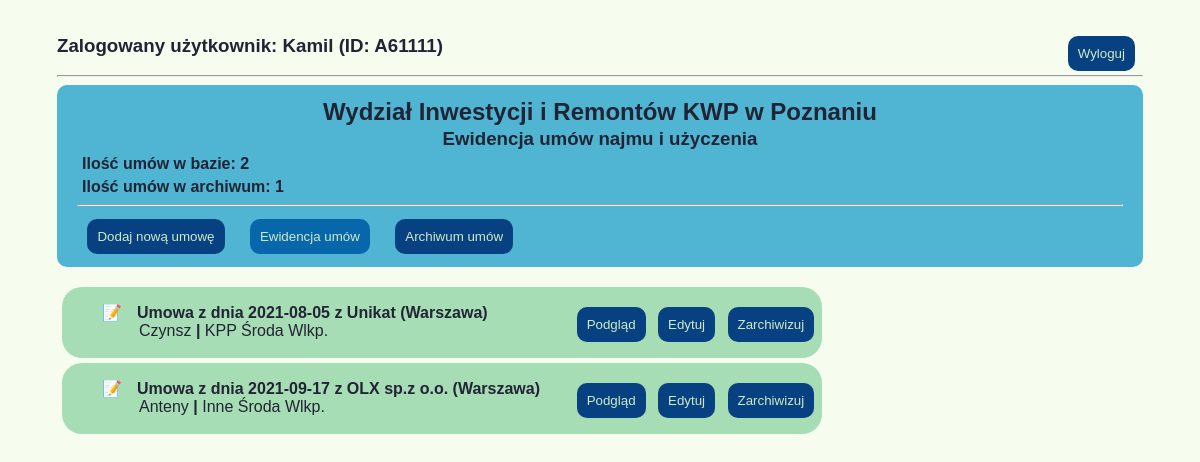
The page /umowy/ewidencja/ (signed in) on the database as committed earlier.
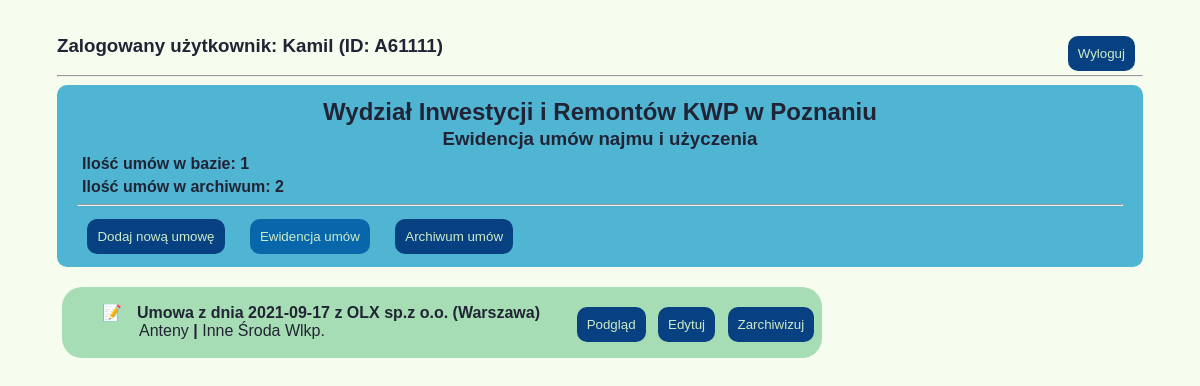
The same page on the database as committed later.
### umowyapp/models.py (models this page shows)
class Umowy(models.Model):
    data_umowy = models.DateField(null=False)
    nr_umowy = models.CharField(max_length=20, null=True, default="BRAK")
    nazwa_uzyczajacego = models.CharField(max_length=30, null=True)
    adres_uzyczajacego = models.CharField(max_length=30, null=True)
    kod_pocztowy_uzyczajacego = models.CharField(max_length=6, null=True)
    miasto_uzyczajacego = models.CharField(max_length=20, null=True)
    okres_obowiazywania = models.DateField(blank=True, default="")
    typ_umowy = models.ForeignKey(Rodzaj_umowy, on_delete=models.CASCADE, null=False)
    pow_uzyczona = models.FloatField(max_length=4, null=True, blank=True)
    rodzaj_kosztow_prad = models.BooleanField()
    informacje_prad = models.TextField(null=True, default="---Niezbędne informacje---")
    rodzaj_kosztow_gaz = models.BooleanField()
    informacje_gaz = models.TextField(null=True, default="---Niezbędne informacje---")
    rodzaj_kosztow_woda = models.BooleanField()
    informacje_woda = models.TextField(null=True, default="---Niezbędne informacje---")
    rodzaj_kosztow_co = models.BooleanField()
    informacje_co = models.TextField(null=True, default="---Niezbędne informacje---")
    powiaty_jedn = models.ForeignKey(Powiaty_Wlkp, on_delete=models.CASCADE)
    rodzaj_jedn = models.ForeignKey(Rodzaje_jednostek, on_delete=models.CASCADE, null=True)
    adres_jedn = models.CharField(max_length=30, null=True)
    miasto_jedn = models.CharField(max_length=20, null=True)
    kod_pocztowy_jedn = models.CharField(max_length=6, null=True)
    skan_umowy = models.FileField(upload_to='umowy_pdf', null=True, blank=True)
    stan_umowy = models.ForeignKey(Stan_umow, on_delete=models.CASCADE, null=True)
    deleted = models.BooleanField(null=False, default=0)
    def __str__(self):
        return self.umowa_z_data()
    def umowa_z_data(self):
        return "Umowa z dnia {} z {} ({})".format(self.data_umowy, self.nazwa_uzyczajacego, self.miasto_uzyczajacego)

class Rodzaj_umowy(models.Model):
    rodz_um = models.CharField(max_length=6, null=True)
    def __str__(self):
        return self.rodzaj_um()
    def rodzaj_um(self):
        return "{}".format(self.rodz_um)

class Rodzaje_jednostek(models.Model):
    rodzaj = models.CharField(max_length=4, null=False)
    def __str__(self):
        return self.rodzaj_jedn()
    def rodzaj_jedn(self):
        return "{}".format(self.rodzaj)

### umowyapp/views.py (the view)
# urls.py: path('ewidencja/', wszystkie_umowy, name="wszystkie_umowy"),
@login_required
def wszystkie_umowy(request):
    wszystkie = Umowy.objects.filter(deleted=0)
    archiwalne = Umowy.objects.filter(deleted=1)
    return render(request, 'ewidencja.html', {'wszystkie': wszystkie, 'archiwalne': archiwalne})

### templates/ewidencja.html (shortened to what this page needs)
{%extends 'start.html'%}
{%block strona%}
{% if user.is_authenticated%}
<div  class="element_login">
    <div class="user_name">
        <h3>Zalogowany użytkownik: {{user.first_name}} (ID: {{ user.username}})</h3>
    </div>
    <div class="button-logout">
        <a href="{%url 'logout'%}"><button class="button-general">Wyloguj</button></a>
    </div>
</div>
    {%else%}
        <a href="{%url 'login'%}">Login</a>
    {%endif%}
<hr>
<div class="ewidencja-title">
    <h2 class="title">Wydział Inwestycji i Remontów KWP w Poznaniu</h2>
    <h3 class="title">Ewidencja umów najmu i użyczenia</h3>
    <h4 class="info-umowy">Ilość umów w bazie: {{wszystkie|length}}</h4>
    <h4 class="info-umowy">Ilość umów w archiwum: {{archiwalne|length}}</h4>
<hr>
    <nav>
        <a href="{% url 'nowe_umowy'%}"><button class="button-general button-menu">Dodaj nową umowę</button></a>
        <a href="{% url 'wszystkie_umowy'%}"><button class="button-general button-menu active">Ewidencja umów</button></a>
        <a href="{% url 'archiwalne_umowy'%}"><button class="button-general button-menu">Archiwum umów</button></a>
    </nav>
</div>
{%for umowa in wszystkie%}
<main class="lista">
    <ul class="lista_umow">
        <li class="lista-option">
            <p class="znacznik"><b>{{umowa}} </b></p>
            <p class="info">{{umowa.typ_umowy}} <b>|</b> {{umowa.rodzaj_jedn}} {{umowa.miasto_jedn}}</p>
        </li>
    </ul>
    <div>
        <a href="{% url 'podglad_umowy' umowa.id %}"><button class="button-general">Podgląd</button></a>
        <a href="{% url 'edytuj_umowe' umowa.id %}"><button class="button-general">Edytuj</button></a>
        <a href="{% url 'usun_umowe' umowa.id %}"><button class="button-general buton-remove">Zarchiwizuj</button></a>
    </div>
</main>
{%endfor%}
{%endblock%}

Rows that differ between the two databases and show on the page:
no longer on this page (row edited): Umowy: data_umowy+nazwa_uzyczajacego+miasto_uzyczajacego "Umowa z dnia 2021-08-05 z Unikat (Warszawa)", typ_umowy "Czynsz", rodzaj_jedn "KPP", miasto_jedn "Środa Wlkp."
Other text that changed with them:
{{ wszystkie|length }}: "2" → "1"
{{ archiwalne|length }}: "1" → "2"
